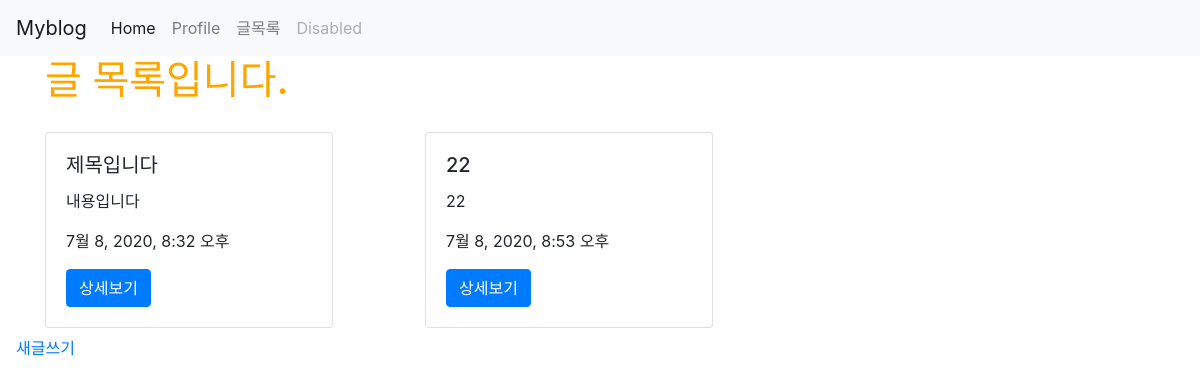
The app's page /posts/, older data.
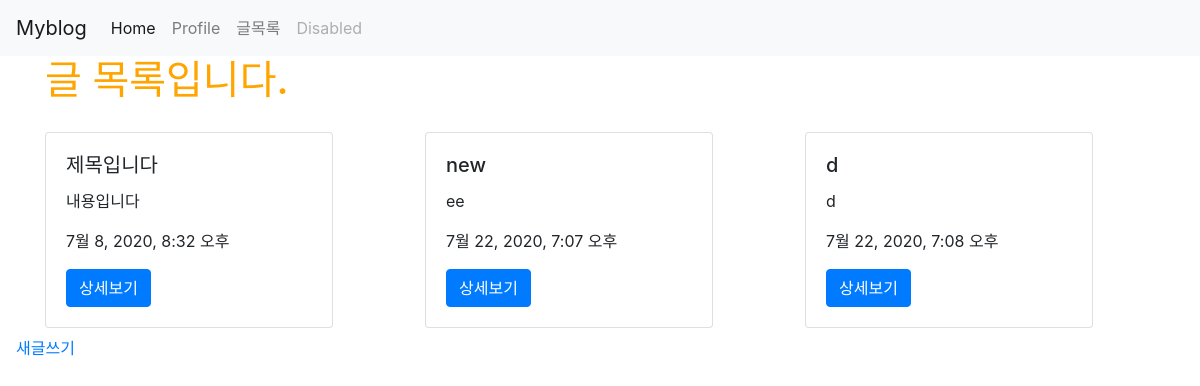
The same page, newer data.
### posts/models.py (models this page shows)
class Post(models.Model):
    title = models.CharField(max_length=50, null=False)
    content = models.TextField()
    view_count = models.IntegerField(default = 0)
    created_at = models.DateTimeField(auto_now_add = True)
    updated_at = models.DateTimeField(auto_now = True)
    image = models.ImageField(upload_to='images/', null=True)

### posts/views.py (the view)
# urls.py: path('', views.main, name="main"),
def main(request):
    posts = Post.objects.all()
    return render(request, 'posts/main.html', {'posts': posts})

### posts/templates/posts/main.html
{% extends 'base.html' %}
{% load static %}
{% block content %}
<div class="container">
    <h1>글 목록입니다.</h1>
    <div class="row">
        {% for post in posts %}
        <div class="col-md-4 col-12">
            <div class="card" style="width: 18rem; margin-top: 20px;">
                <div class="card-body">
                    <h5 class="card-title">{{ post.title }}</h5>
                    <p class="card-text">{{ post.content }}</p>
                    <p>{{ post.created_at }}</p>
                    <a href="{% url 'posts:show' post.pk %}" class="btn btn-primary">상세보기</a>
                </div>
            </div>
        </div>
        {% endfor %}
    </div>
</div>
<a class="nav-link" href="{% url 'posts:new' %}">새글쓰기</a>
{% endblock %}

### myblog/templates/base.html (shortened to what this page needs)
<!doctype html>
{% load static %}
<html lang="en">
  <head>
    <link rel="stylesheet" href="https://stackpath.bootstrapcdn.com/bootstrap/4.5.0/css/bootstrap.min.css">
    <link rel="stylesheet" href="{% static 'css/project.css' %}">
  </head>
  <body>
    {% include 'shared/_navbar.html' %}
    {% block content %}
    {% endblock %}
  </body>
</html>

### myblog/templates/shared/_navbar.html (shortened to what this page needs)
<nav class="navbar navbar-expand-lg navbar-light bg-light">
    <a class="navbar-brand" href="{% url 'main' %}">Myblog</a>
    <div class="collapse navbar-collapse" id="navbarNav">
      <ul class="navbar-nav">
        <li class="nav-item active">
          <a class="nav-link" href="/">Home <span class="sr-only">(current)</span></a>
        </li>
        <li class="nav-item">
          <a class="nav-link" href="{% url 'introduction:profile' %}">Profile</a>
        </li>
        <li class="nav-item">
          <a class="nav-link" href="{% url 'posts:main' %}">글목록</a>
        </li>
        <li class="nav-item">
          <a class="nav-link disabled" href="#" tabindex="-1" aria-disabled="true">Disabled</a>
        </li>
      </ul>
    </div>
  </nav>

### myblog/static/css/project.css (style rules this page uses)
h1 { color: orange; }

Row changes from the older to the newer data that the page shows:
removed Post: title "22", content "22", created_at "7월 8, 2020, 8:53 오후"
added Post: title "new", content "ee", created_at "7월 22, 2020, 7:07 오후"
added Post: title "d", content "d", created_at "7월 22, 2020, 7:08 오후"
